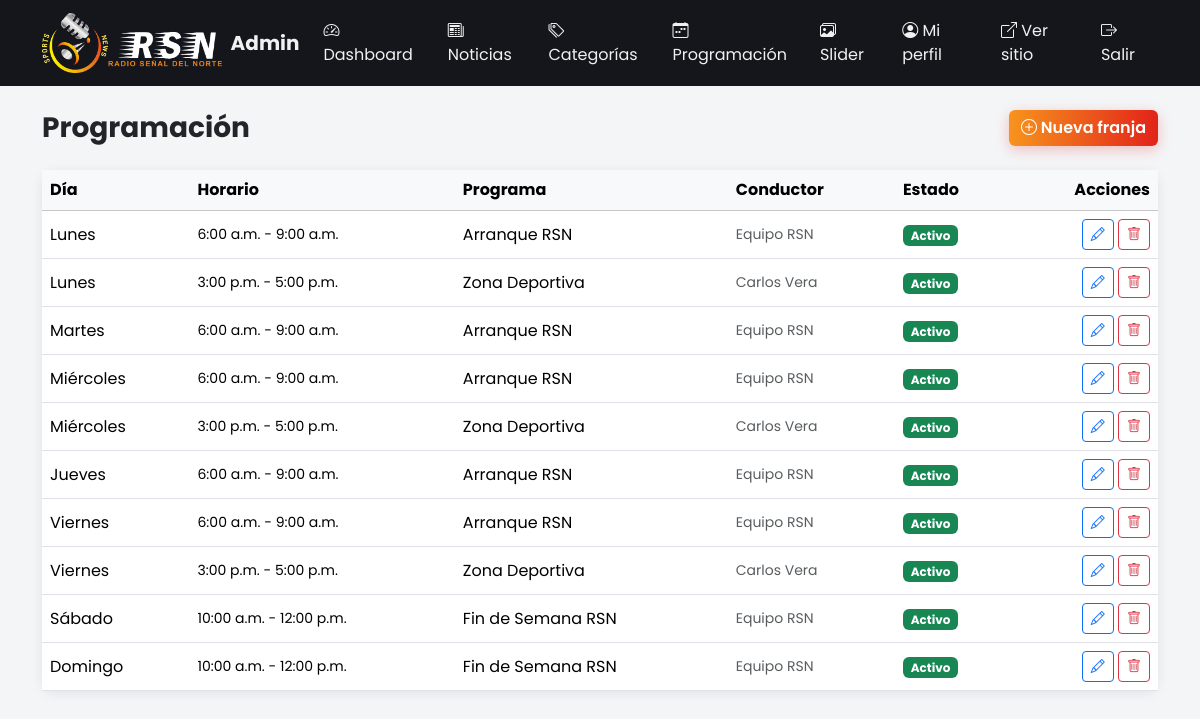
Screenshot of /admin/programacion.php (signed in) with the database file from the repository.
### tables this page shows
CREATE TABLE IF NOT EXISTS programacion (
  id INT AUTO_INCREMENT PRIMARY KEY,
  programa VARCHAR(150) NOT NULL,
  conductor VARCHAR(150) DEFAULT NULL,
  descripcion TEXT,
  dia_semana TINYINT NOT NULL,  
  hora_inicio TIME NOT NULL,
  hora_fin TIME NOT NULL,
  activo TINYINT(1) NOT NULL DEFAULT 1,
  creado_en TIMESTAMP DEFAULT CURRENT_TIMESTAMP,
  INDEX idx_dia (dia_semana)
);

### includes/functions.php (called while the page is built, shortened)
<?php
function h($str): string
{
    return htmlspecialchars((string)$str, ENT_QUOTES, 'UTF-8');
}
function getTodaLaProgramacion(): array
{
    $pdo = getPDO();
    return $pdo->query('SELECT * FROM programacion ORDER BY dia_semana ASC, hora_inicio ASC')->fetchAll();
}
function horaLegible(string $horaMysql): string
{
    $ts = strtotime($horaMysql);
    $formato = date('g:i', $ts) . ' ' . (date('a', $ts) === 'am' ? 'a.m.' : 'p.m.');
    return $formato;
}

### admin/programacion.php (the view, shortened to what this page needs)
<?php
require_once __DIR__ . '/../includes/functions.php';
$franjas = getTodaLaProgramacion();
include __DIR__ . '/includes/admin_header.php';
?>
<div class="d-flex justify-content-between align-items-center flex-wrap gap-2 mb-4">
  <h1 class="h3 fw-bold mb-0">Programación</h1>
  <a href="programa_form.php" class="btn btn-brand"><i class="bi bi-plus-circle"></i> Nueva franja</a>
</div>
<div class="card admin-card">
  <div class="table-responsive">
    <table class="table align-middle mb-0">
      <thead class="table-light">
        <tr>
          <th>Día</th>
          <th>Horario</th>
          <th>Programa</th>
          <th>Conductor</th>
          <th>Estado</th>
          <th class="text-end">Acciones</th>
        </tr>
      </thead>
      <tbody>
        <?php if (empty($franjas)): ?>
          <tr><td colspan="6" class="text-center text-muted py-4">No hay franjas de programación todavía.</td></tr>
        <?php else: foreach ($franjas as $f): ?>
          <tr>
            <td><?= h(DIAS_SEMANA[(int)$f['dia_semana']]) ?></td>
            <td class="small"><?= h(horaLegible($f['hora_inicio'])) ?> - <?= h(horaLegible($f['hora_fin'])) ?></td>
            <td><?= h($f['programa']) ?></td>
            <td class="small text-muted"><?= h($f['conductor'] ?: '—') ?></td>
            <td>
              <?php if ($f['activo']): ?>
                <span class="badge bg-success">Activo</span>
              <?php else: ?>
                <span class="badge bg-secondary">Inactivo</span>
              <?php endif; ?>
            </td>
            <td class="text-end">
              <a href="programa_form.php?id=<?= (int)$f['id'] ?>" class="btn btn-sm btn-outline-primary"><i class="bi bi-pencil"></i></a>
              <form action="programa_eliminar.php" method="post" class="d-inline" onsubmit="return confirm('¿Eliminar esta franja de programación?');">
                <button type="submit" class="btn btn-sm btn-outline-danger"><i class="bi bi-trash"></i></button>
              </form>
            </td>
          </tr>
        <?php endforeach; endif; ?>
      </tbody>
    </table>
  </div>
</div>
<?php include __DIR__ . '/includes/admin_footer.php'; ?>

### assets/css/style.css (style rules this page uses)
:root { --brand: #f7941d; --brand-dark: #d1450f; --brand-yellow: #ffd400; --brand-red: #e2231a; --dark-bg: #14161c; --dark-bg-2: #1c1f27; }
html { scroll-behavior: smooth; }
body { font-family: 'Poppins', 'Segoe UI', Roboto, Arial, sans-serif; background: #f4f5f7; overflow-x: hidden; }
a { text-decoration: none; }
.btn-brand { background: linear-gradient(90deg, var(--brand), var(--brand-red)); color: #fff; border: none; font-weight: 600; transition: transform .15s ease, box-shadow .15s ease, opacity .15s ease; box-shadow: 0 4px 14px rgba(226, 35, 26, .25); }

### admin/includes/admin_header.php (style rules this page uses)
body { background: #f4f5f7; padding-bottom: 0; font-family: 'Poppins', 'Segoe UI', Arial, sans-serif; }
.admin-card { border: none; border-radius: .75rem; box-shadow: 0 2px 12px rgba(0,0,0,.08); }

### rows the page displays
programacion: dia_semana "Lunes", hora_inicio "6:00 a.m.", hora_fin "9:00 a.m.", programa "Arranque RSN", conductor "Equipo RSN", activo "Activo"
programacion: dia_semana "Lunes", hora_inicio "3:00 p.m.", hora_fin "5:00 p.m.", programa "Zona Deportiva", conductor "Carlos Vera", activo "Activo"
programacion: dia_semana "Martes", hora_inicio "6:00 a.m.", hora_fin "9:00 a.m.", programa "Arranque RSN", conductor "Equipo RSN", activo "Activo"
programacion: dia_semana "Miércoles", hora_inicio "6:00 a.m.", hora_fin "9:00 a.m.", programa "Arranque RSN", conductor "Equipo RSN", activo "Activo"
programacion: dia_semana "Miércoles", hora_inicio "3:00 p.m.", hora_fin "5:00 p.m.", programa "Zona Deportiva", conductor "Carlos Vera", activo "Activo"
programacion: dia_semana "Jueves", hora_inicio "6:00 a.m.", hora_fin "9:00 a.m.", programa "Arranque RSN", conductor "Equipo RSN", activo "Activo"
programacion: dia_semana "Viernes", hora_inicio "6:00 a.m.", hora_fin "9:00 a.m.", programa "Arranque RSN", conductor "Equipo RSN", activo "Activo"
programacion: dia_semana "Viernes", hora_inicio "3:00 p.m.", hora_fin "5:00 p.m.", programa "Zona Deportiva", conductor "Carlos Vera", activo "Activo"
programacion: dia_semana "Sábado", hora_inicio "10:00 a.m.", hora_fin "12:00 p.m.", programa "Fin de Semana RSN", conductor "Equipo RSN", activo "Activo"
programacion: dia_semana "Domingo", hora_inicio "10:00 a.m.", hora_fin "12:00 p.m.", programa "Fin de Semana RSN", conductor "Equipo RSN", activo "Activo"
